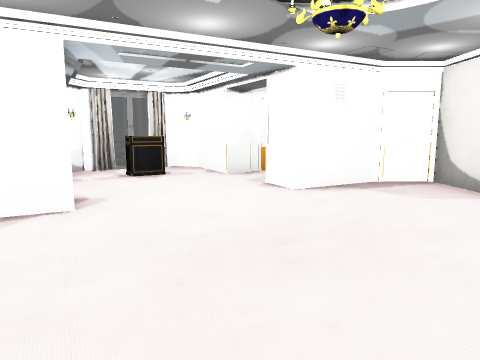
View 1 (above)

19 first-person views from a walk through a 3-D level made in the Unity game engine. The camera is 1.2 m above the floor, tilts 8° down and sees 70° across. Doors are open. The floor is counted in squares, 1 m on a side. Each view is taken from the middle of a square. On the plan, view 1 faces up. The plan holds only what a view shows up to about 14 squares ahead; the rest is blank. The place goes on beyond the plan. Some surface patterns are stand-ins.

View 2
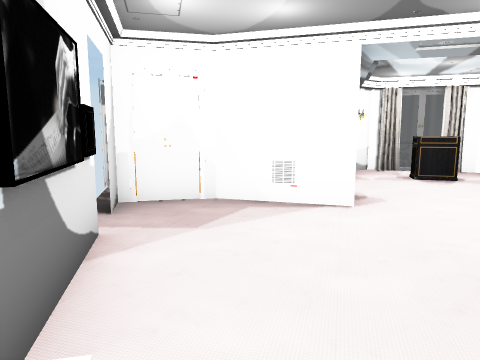

View 3
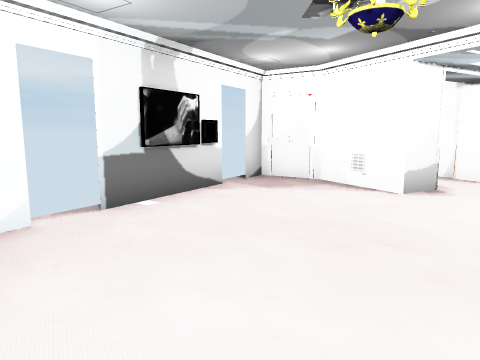

View 4
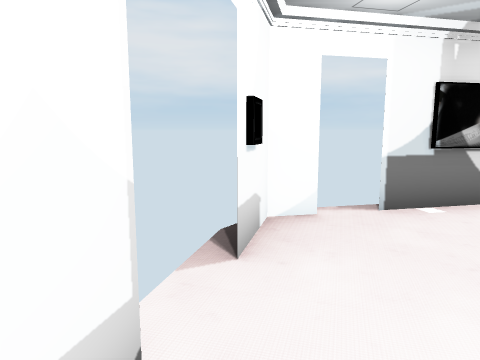

View 5
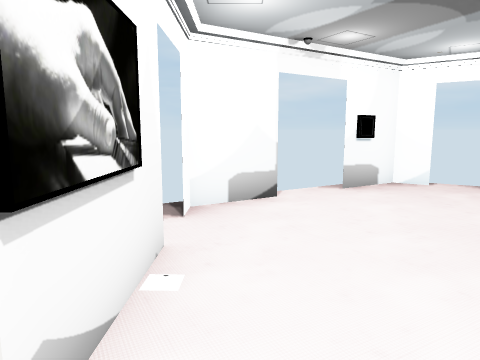

View 6
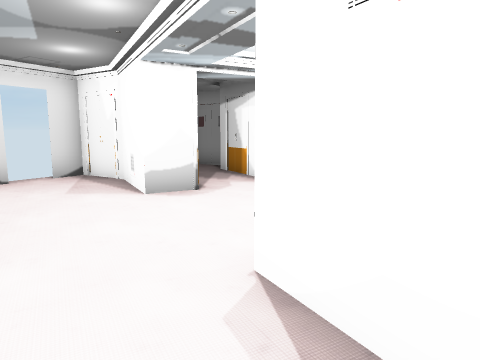

View 7
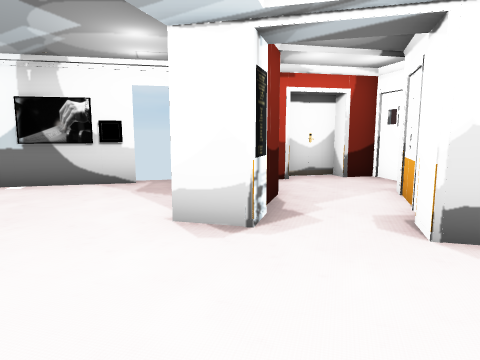

View 8
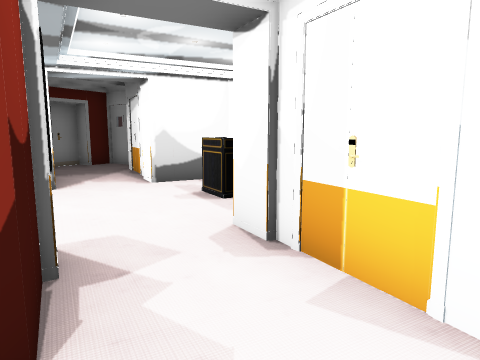

View 9
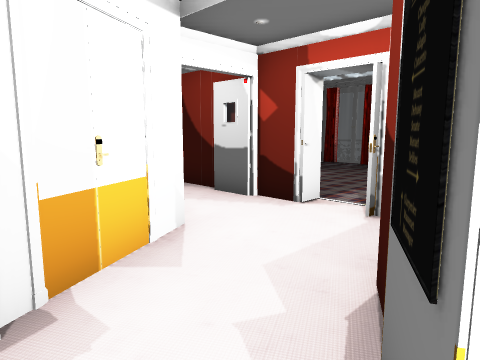

View 10
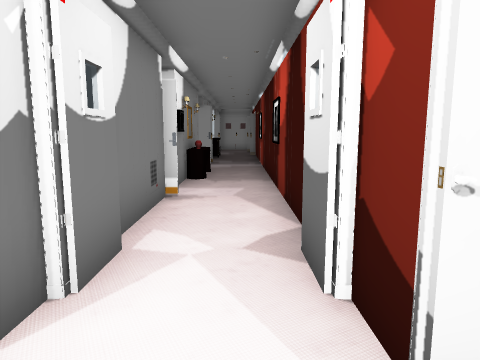

View 11
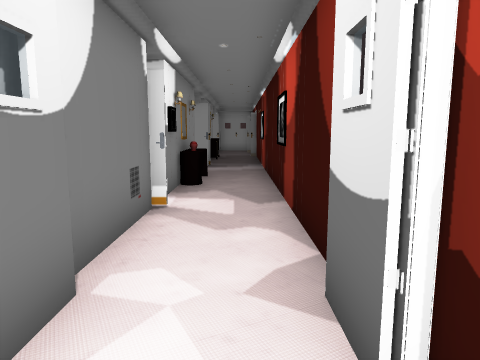

View 12
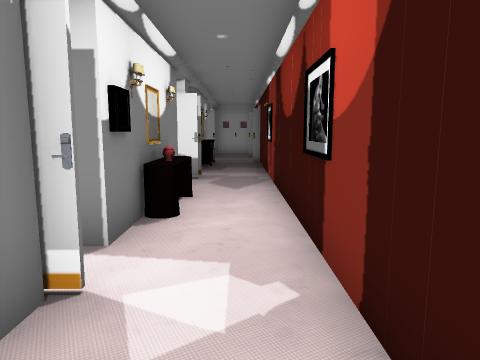

View 13
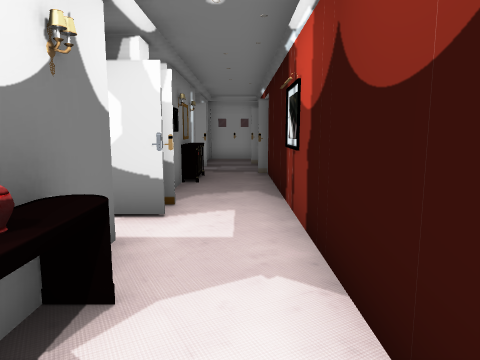

View 14
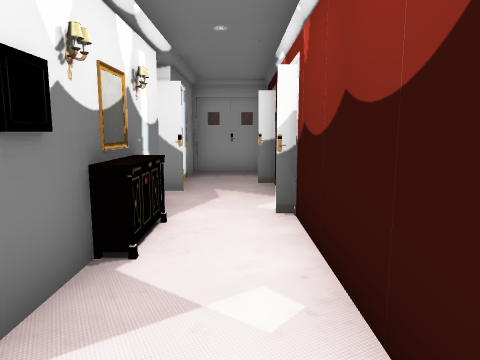

View 15
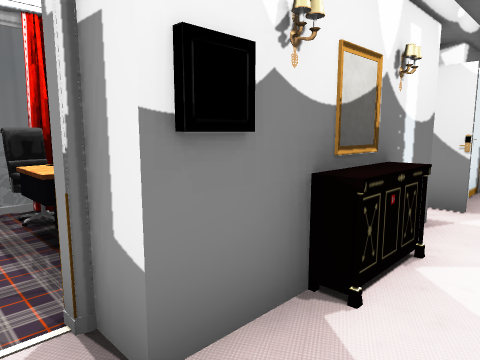

View 16
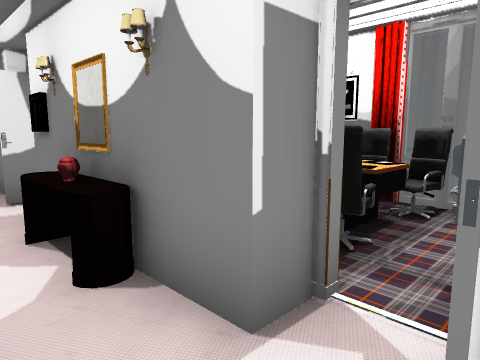

View 17
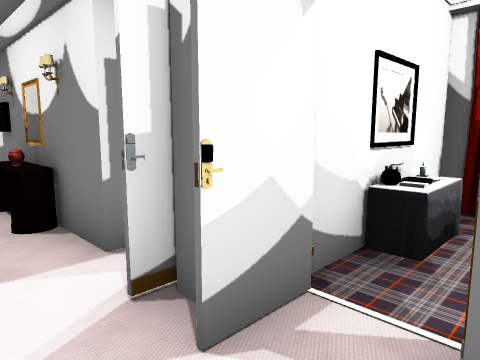

View 18
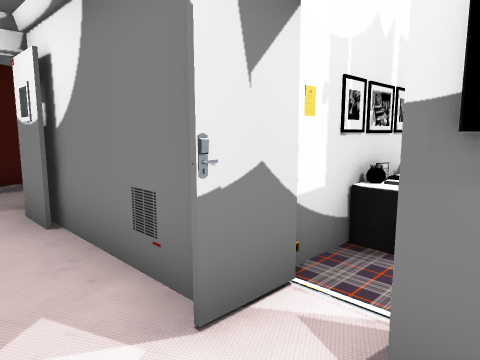

View 19
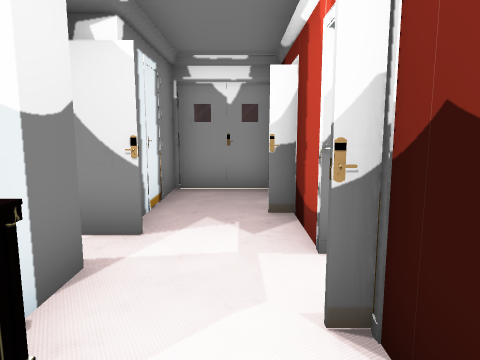

### Floor plan
Key: @ floor where view 1 was taken; # wall or solid block; x gap in a wall; . floor; D open door; M mirror; B box; L lamp; C chair; O other object.
Columns run from 9 left of view 1 to 5 right of it. Each row starts with its distance up from view 1.
 33             ###
 32            ##.#
 31            #..#
 30            OO.#
 29            O..#
 28            O..#
 27             MO#
 26       O     L.#
 25       OCC  OB.#
 24        OOOOOO.#
 23        OOO OO.#
 22       OOC.CO..#
 21       OCOO O..#
 20             M.#
 19             M.#
 18            OB.#
 17         OOO...#
 16          OOOO.#
 15            #..#
 14            #..#
 13            #..#
 12            #..#
 11      #######..#
 10      #OO.#....
  9     ##O....##
  8    ###....#####
  7  ###..........#
  6 ##....#.......#
  5 #...###.......#
  4 ######........#
  3    ##..........
  2     DD........#
  1     DDOO.....##
  0        #D@ODD
 -1         Dx#DD

Where each view was taken, in squares from view 1:
view 1: 0 up, 0 right, facing up
view 2: 0 up, 0 right, facing up-left
view 3: 2 up, 4 right, facing left
view 4: 2 up, 4 right, facing down-left
view 5: 7 up, 4 right, facing down
view 6: 7 up, 4 right, facing left
view 7: 9 up, 0 right, facing down-left
view 8: 10 up, 4 right, facing left
view 9: 8 up, 0 right, facing up-right
view 10: 10 up, 4 right, facing up
view 11: 11 up, 4 right, facing up
view 12: 14 up, 4 right, facing up
view 13: 18 up, 4 right, facing up
view 14: 23 up, 4 right, facing up
view 15: 24 up, 4 right, facing up-left
view 16: 23 up, 4 right, facing down-left
view 17: 25 up, 4 right, facing down-left
view 18: 18 up, 4 right, facing down-left
view 19: 26 up, 4 right, facing up
